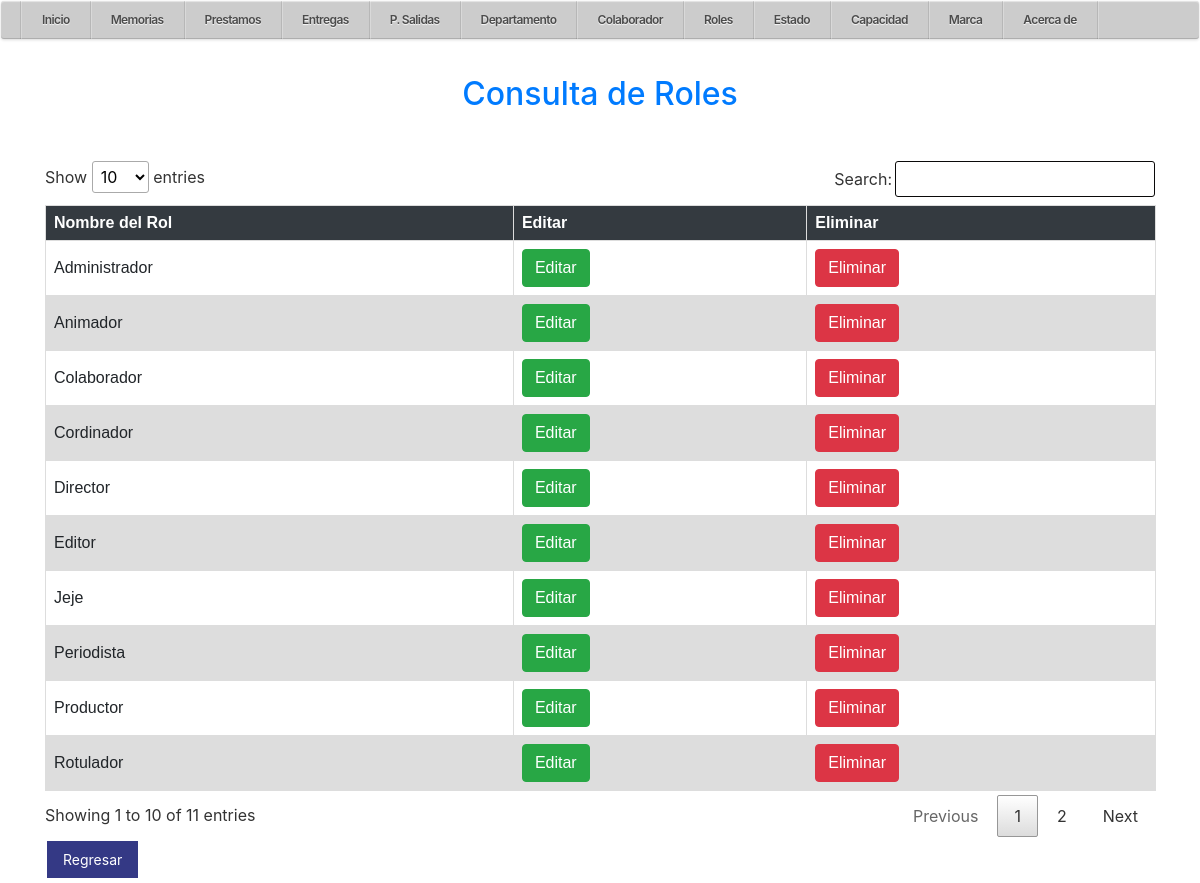
/php/Cons_Roles.php (signed in), run on the app's committed database.
### tables this page shows
CREATE TABLE `roles` (
  `id` int(11) NOT NULL,
  `nom` varchar(20) NOT NULL
);

### php/Function_Actualizar.php (called while the page is built, shortened)
<?php
function db_query($query)
{
	$connection = mysqli_connect("localhost", "root", "", "activos");
	$result = mysqli_query($connection, $query);
	return $result;
}

### php/Cons_Roles.php (the view, shortened to what this page needs)
<?php
include_once "../php/plantilla4.php";
include_once "Function_Actualizar.php";
?>
<!doctype html>
<html>
<head>
	<link rel="stylesheet" href="/R_MEMORIAS/css/stilu.css">
	<link rel="stylesheet" href="/R_MEMORIAS/css/stilos4.css">
	<link rel="stylesheet" href="/R_MEMORIAS/css/menu11.css">
	<link rel="stylesheet" type="text/css" href="/R_MEMORIAS/css/min.css">
	<link rel="stylesheet" href="https://cdn.jsdelivr.net/npm/bootstrap@4.6.2/dist/css/bootstrap.min.css">
</head>
<body>
	<div class="container">
		<h2>Consulta de Roles</h2>
		<br>
		<table class="table table-striped">
			<table id="tabla">
				<thead>
					<tr>
						<th width="auto">Nombre del Rol</th>
						<th>Editar</th>
						<th>Eliminar</th>
					</tr>
				</thead>
				<tbody>
					<?php
					$sql = "SELECT * FROM roles ORDER By id LIMIT 150";
					$result = db_query($sql);
					while ($row = mysqli_fetch_object($result)) {
					?>
						<tr>
							<td><?php echo $row->nom; ?></td>
							<td><a class="btn btn-success" href="/R_MEMORIAS/php/Editar_Roles.php?id=<?php echo $row->id; ?>">Editar</a>
							<td><a class="btn btn-danger" href="/R_MEMORIAS/php/Borrar_Roles.php?id=<?php echo $row->id; ?>" onclick="return confirm('Estás seguro que deseas eliminar el registro?');">Eliminar</a>
						</tr>
					<?php
					}
					?>
			</table>
			<td><a class="btn-editar" href="/R_MEMORIAS/php/Form_Empl.php">Regresar</a></td>
</body>
</html>

### css/menu8.css (style rules this page uses)
* { margin: 0; padding: 0; box-sizing: border-box; }
body { padding: 1px; font-family: arial; background-image: url('/R_Memorias/img/fondo9.jpg'); background-repeat: no-repeat; background-size: cover; justify-content: center; align-items: 100vh; min-height: 100vh; overflow: 100vh; display: left; }

### css/stilu.css (style rules this page uses)
table { border-collapse: collapse; width: 100%; }
th, td { text-align: left; padding: 4px; }
tr:nth-child(even) { background-color: #f2f2f2 }
th { background-color: #4CAF50; color: white; }
h2 { color: rgb(9, 35, 150); text-align: center; margin: 0; font-size: 30px; margin-bottom: 20px; }
.btn-editar { background-color: #343985; color: white; padding: 8px 16px; text-align: center; text-decoration: none; display: inline-block; font-size: 14px; margin: 4px 2px; cursor: pointer; }

### css/stilos4.css (style rules this page uses)
table { font-family: arial, sans-serif; border-collapse: collapse; width: 100%; }
td, th { border: 1px solid #dddddd; text-align: left; padding: 8px; }
tr:nth-child(even) { background-color: #dddddd; }
.btn-editar { background-color: #343985; color: white; padding: 8px 16px; text-align: center; text-decoration: none; display: inline-block; font-size: 14px; margin: 4px 2px; cursor: pointer; }

### css/menu11.css (style rules this page uses)
body { background-color: #f8f9fa; }
.container { margin-top: 20px; }
h2 { color: #007bff; margin-bottom: 20px; }
th { background-color: #343a40; color: #fff; }
.btn-success { background-color: #28a745; border-color: #28a745; }
.btn-danger { background-color: #dc3545; border-color: #dc3545; }
table { border-collapse: separate; border-spacing: 0 1px; }

### css/min.css (style rules this page uses)
table.dataTable, table.dataTable th, table.dataTable td { box-sizing: content-box }

### data on the page
roles: nom "Administrador"
roles: nom "Cordinador"
roles: nom "Jeje"
roles: nom "Colaborador"
roles: nom "Periodista"
roles: nom "Editor"
roles: nom "Animador"
roles: nom "Productor"
roles: nom "Director"
roles: nom "Rotulador"
